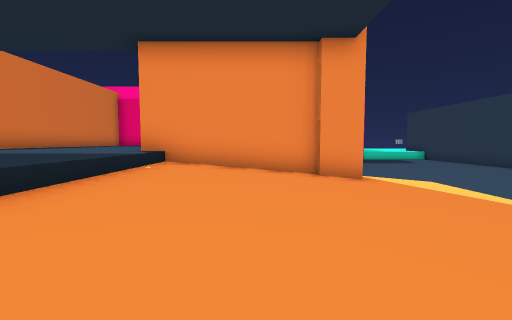
[1] (above)

17 first-person views from a walk through a Unity game level. The camera is 1.3 m above the floor, tilts 4° down and sees 90° across. The floor is counted in squares, 2 m on a side. Each view is taken from the middle of a square. On the plan, view 1 faces up. The plan holds only what a view shows up to about 9 squares ahead; the rest is blank. The place goes on beyond the plan. The player is left out. Some animated figures are left out. Some surface patterns are stand-ins.

[2]
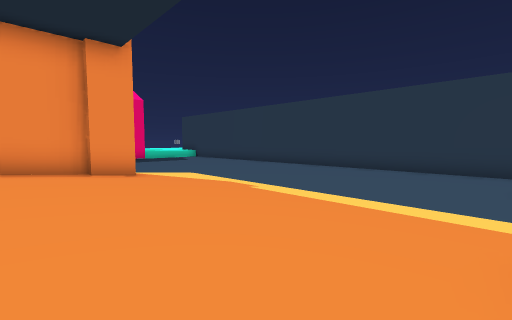

[3]
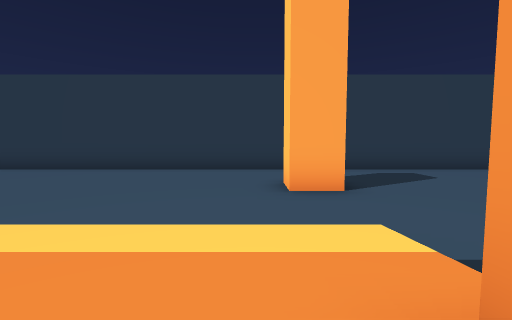

[4]
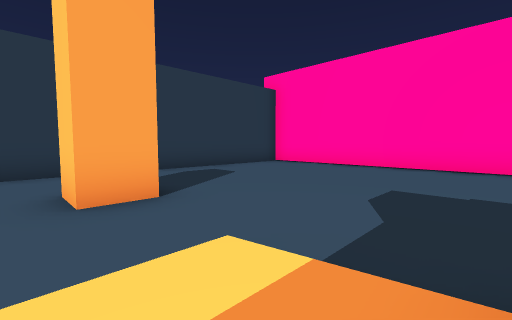

[5]
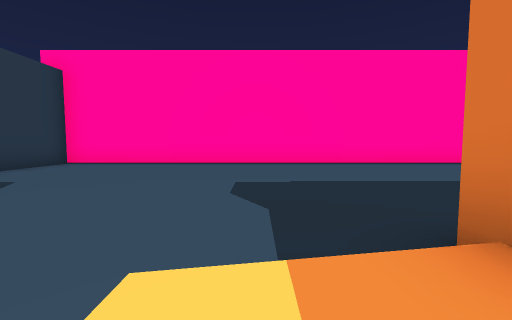

[6]
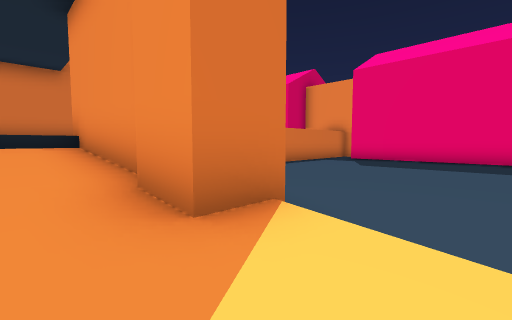

[7]
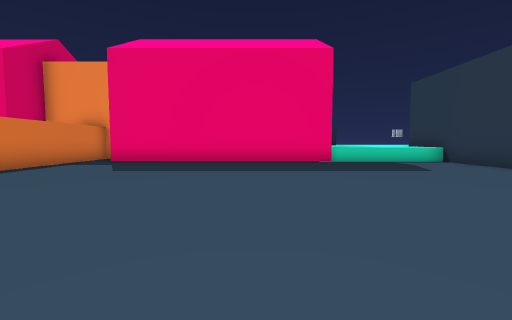

[8]
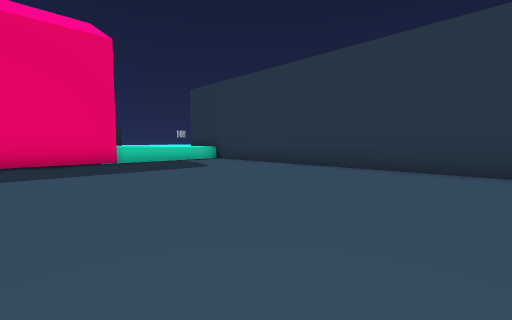

[9]
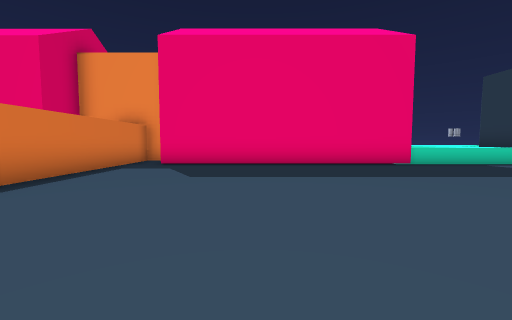

[10]
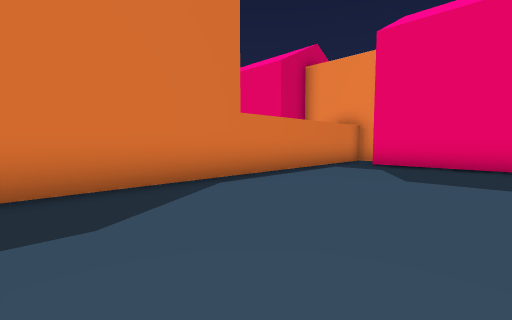

[11]
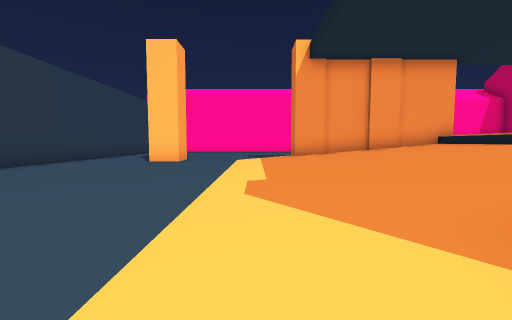

[12]
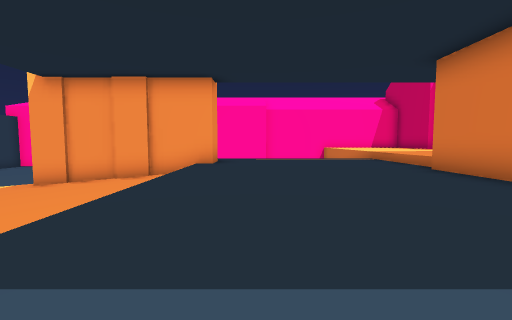

[13]
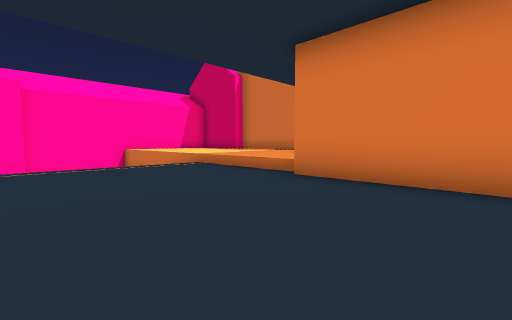

[14]
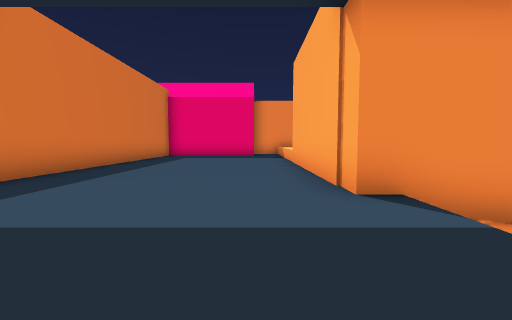

[15]
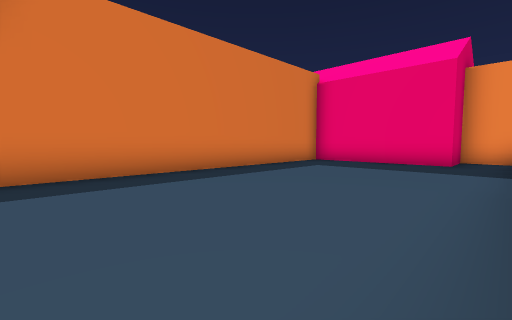

[16]
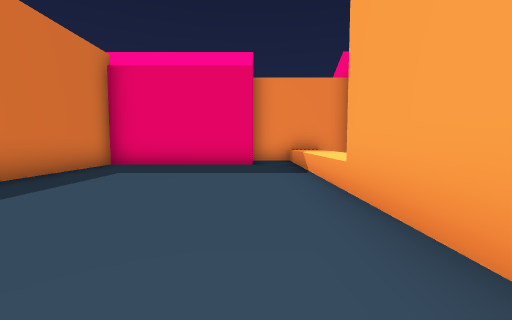

[17]
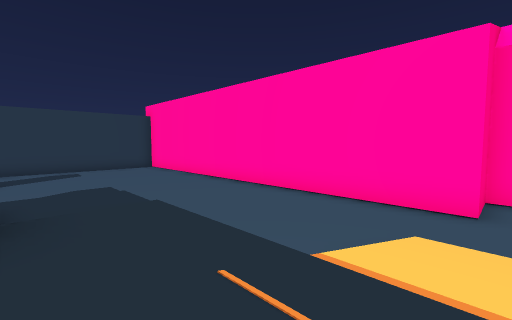

### Floor plan
Key: @ floor where view 1 was taken; # wall or solid block; . main floor; : floor 0.25 m higher than the main floor; + floor 0.5 m higher than the main floor; * floor 1.5 m higher than the main floor; % floor 2.25 m higher than the main floor; / step, stairs or slope; = window, fence, low wall or low ledge; ^ raised ledge; H house.
Columns run from 10 left of view 1 to 11 right of it. Each row starts with its distance up from view 1.
 18      H    H   HHH
 17  HHHHH####HHHHHHH ^^^
 16   HHHHH*=.HHHHHHH^^^^
 15  #******=............#
 14  #******=............#
 13  #******=............#
 12  #******=............#
 11  #******#............#
 10  #******#............#
  9  #******#............#
  8  #******#............#
  7  #******#####//......#
  6  # *****///+#:...  ..#
  5  #  ****//////.......#
  4  #  ****//////.......#
  3  #******//////.......#
  2  #******//////.......#
  1  #******//////.......#
  0  #******//@///.......#
 -1  %******//////.......#
 -2 %%******#####:...#...#
 -3 %%******/  ......... #
 -4  //////*/  ..........#
 -5      //    ..........#
 -6      //..............#
 -7      //..............#
 -8      ................#
 -9      ................#
-10      .################
-11      .#
-12      H
-13      H

Positions as (right, up) in squares from view 1, and headings:
1: (0, 0), facing up
2: (0, -1), facing up-right
3: (2, -1), facing right
4: (3, -1), facing down-right
5: (4, -1), facing down
6: (4, 5), facing up-left
7: (4, 7), facing up
8: (4, 7), facing up-right
9: (2, 8), facing up
10: (2, 8), facing up-left
11: (4, 7), facing down
12: (-4, 6), facing down
13: (-4, 3), facing down-left
14: (-4, 3), facing up
15: (-3, 7), facing up-left
16: (-4, 8), facing up
17: (-5, -3), facing down-right
